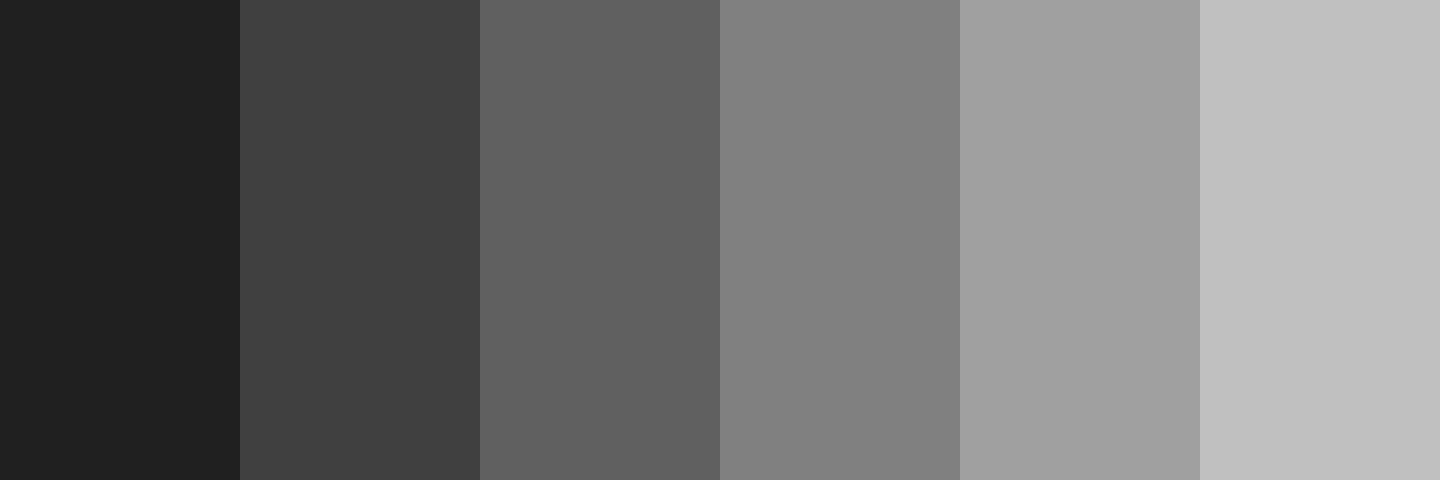
#> input picture exercises/exercise1/grey.jpeg, 7200 x 2400 px (shown at 1/5 size)
$ python ex1.py
#> lines starting #> are read from the running program, lines starting #| are printed output that depends on the picture
import numpy as np
import scipy.ndimage as sc
from PIL import Image
import skimage
import matplotlib.pyplot as plt
import matplotlib.colors as cl

#task 1a

A = np.zeros((7, 8))

#Task 1b

A[:,0] = 1
A[:, 1] = 2
A[:, 2] = 3
A[4, 6] = 5
A[5, 6] = 8
# print (A)

#Task 1c

unique_values = np.unique(A)
# print(unique_values)

#Task 1d

B = np.random.random((8,7)) #Generating a matrix consisting of random values
# print(B)

#task 1e

prod = np.matmul(A,B) #Using numpy matrix multiplication
# print(prod)

#task 1f


A_flipped = np.flip(A, 0)#Flipping the matrix up-down
A_flipped = np.flip(A_flipped, 1) #flipping the matrix sideways
A_flipped = np.rot90(A_flipped, 1, (1,0))


rotated_matrix = sc.rotate(A_flipped, angle=37, reshape=True) #Rotating the matrix by 37 degrees
# print(rotated_matrix)

#Task 1 e


#Task 3a

bilde = Image.open(r"grey.jpeg") #reading the picture
#> bilde is the input picture: PIL image 7200x2400 L; min 32, max 192, mean 112
# bilde.show()

print(np.shape(bilde)) #Finding the size of the picture
#| (2400, 7200)

start = (10, 0) #Defining end and start points for the line across which we will measure intensity
end = (10, 7199)
bild = np.array(bilde) #making an array of the picture

intensitet = skimage.measure.profile_line(bild, start, end) #Using skimage to find the intensities across the defined line
#> intensitet = 7200 values from 32 to 192

plt.plot(intensitet) #Plotting the intensities
plt.title("Intensity Profile Across Defined Line")
plt.xlabel("Pixel Position")
plt.ylabel("Intensity")
plt.show()
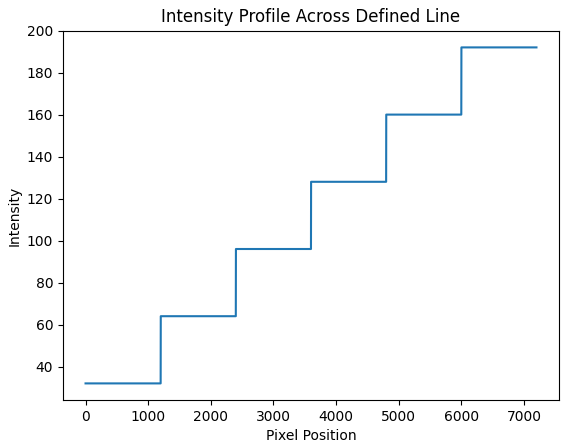
#> figure drawn by matplotlib, 1 panel; curve peaks at x = 6000, y = 192

#Task 3b
#We already turned the picture into a numpy array in a), with the shape (2400,7200)

#Task 3c

c = cl.ListedColormap(['green', 'red', 'orange', 'yellow', 'pink', 'black'])

fig, ax = plt.subplots(1, 2, figsize = (10, 6))
#> (the run stopped early here; a loop or call above may not have finished)
